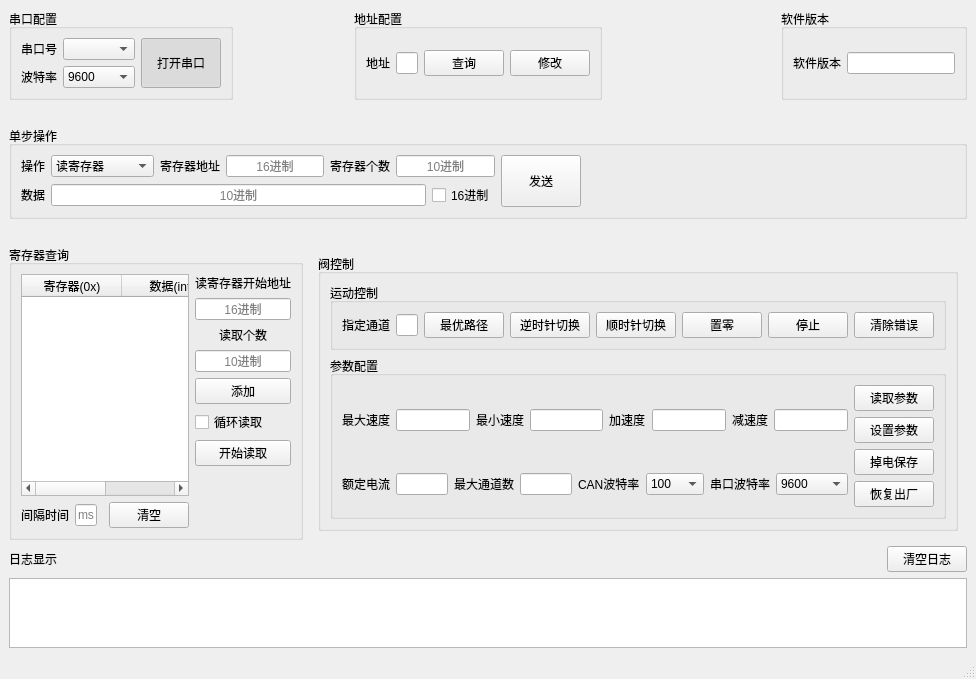
<?xml version="1.0" encoding="UTF-8"?>
<ui version="4.0">
 <class>MainWindow</class>
 <widget class="QMainWindow" name="MainWindow">
  <property name="enabled">
   <bool>true</bool>
  </property>
  <property name="geometry">
   <rect>
    <x>0</x>
    <y>0</y>
    <width>969</width>
    <height>656</height>
   </rect>
  </property>
  <property name="sizePolicy">
   <sizepolicy hsizetype="Preferred" vsizetype="Preferred">
    <horstretch>0</horstretch>
    <verstretch>0</verstretch>
   </sizepolicy>
  </property>
  <property name="windowTitle">
   <string>MainWindow</string>
  </property>
  <widget class="QWidget" name="centralwidget">
   <layout class="QVBoxLayout" name="verticalLayout_2" stretch="0,0,0,0,0,0">
    <item>
     <layout class="QHBoxLayout" name="horizontalLayout_10" stretch="1,4,1,6,8">
      <item>
       <widget class="QGroupBox" name="groupBox_2">
        <property name="title">
         <string>串口配置</string>
        </property>
        <layout class="QGridLayout" name="gridLayout">
         <item row="0" column="0">
          <widget class="QLabel" name="label">
           <property name="text">
            <string>串口号</string>
           </property>
           <property name="alignment">
            <set>Qt::AlignCenter</set>
           </property>
          </widget>
         </item>
         <item row="0" column="1">
          <widget class="QComboBox" name="SerialcomboBox">
           <property name="enabled">
            <bool>true</bool>
           </property>
          </widget>
         </item>
         <item row="1" column="0">
          <widget class="QLabel" name="label_2">
           <property name="text">
            <string>波特率</string>
           </property>
           <property name="alignment">
            <set>Qt::AlignCenter</set>
           </property>
          </widget>
         </item>
         <item row="1" column="1">
          <widget class="QComboBox" name="BaudratecomboBox">
           <property name="enabled">
            <bool>true</bool>
           </property>
           <item>
            <property name="text">
             <string>9600</string>
            </property>
           </item>
           <item>
            <property name="text">
             <string>19200</string>
            </property>
           </item>
           <item>
            <property name="text">
             <string>38400</string>
            </property>
           </item>
           <item>
            <property name="text">
             <string>57600</string>
            </property>
           </item>
           <item>
            <property name="text">
             <string>115200</string>
            </property>
           </item>
          </widget>
         </item>
         <item row="0" column="2" rowspan="2">
          <widget class="QPushButton" name="pushButton">
           <property name="sizePolicy">
            <sizepolicy hsizetype="Preferred" vsizetype="Preferred">
             <horstretch>0</horstretch>
             <verstretch>0</verstretch>
            </sizepolicy>
           </property>
           <property name="text">
            <string>打开串口</string>
           </property>
           <property name="checkable">
            <bool>true</bool>
           </property>
           <property name="checked">
            <bool>true</bool>
           </property>
          </widget>
         </item>
        </layout>
       </widget>
      </item>
      <item>
       <spacer name="horizontalSpacer_4">
        <property name="orientation">
         <enum>Qt::Horizontal</enum>
        </property>
        <property name="sizeHint" stdset="0">
         <size>
          <width>40</width>
          <height>20</height>
         </size>
        </property>
       </spacer>
      </item>
      <item>
       <widget class="QGroupBox" name="groupBox_3">
        <property name="title">
         <string>地址配置</string>
        </property>
        <layout class="QHBoxLayout" name="horizontalLayout" stretch="2,1,2,2">
         <item>
          <widget class="QLabel" name="label_3">
           <property name="sizePolicy">
            <sizepolicy hsizetype="Fixed" vsizetype="Preferred">
             <horstretch>0</horstretch>
             <verstretch>0</verstretch>
            </sizepolicy>
           </property>
           <property name="text">
            <string>地址</string>
           </property>
          </widget>
         </item>
         <item>
          <widget class="QLineEdit" name="AddrlineEdit">
           <property name="sizePolicy">
            <sizepolicy hsizetype="Preferred" vsizetype="Fixed">
             <horstretch>0</horstretch>
             <verstretch>0</verstretch>
            </sizepolicy>
           </property>
           <property name="alignment">
            <set>Qt::AlignCenter</set>
           </property>
          </widget>
         </item>
         <item>
          <widget class="QPushButton" name="CheckAddr">
           <property name="sizePolicy">
            <sizepolicy hsizetype="Fixed" vsizetype="Fixed">
             <horstretch>0</horstretch>
             <verstretch>0</verstretch>
            </sizepolicy>
           </property>
           <property name="text">
            <string>查询</string>
           </property>
          </widget>
         </item>
         <item>
          <widget class="QPushButton" name="ChangeAddr">
           <property name="sizePolicy">
            <sizepolicy hsizetype="Expanding" vsizetype="Fixed">
             <horstretch>0</horstretch>
             <verstretch>0</verstretch>
            </sizepolicy>
           </property>
           <property name="text">
            <string>修改</string>
           </property>
          </widget>
         </item>
        </layout>
       </widget>
      </item>
      <item>
       <spacer name="horizontalSpacer_5">
        <property name="orientation">
         <enum>Qt::Horizontal</enum>
        </property>
        <property name="sizeHint" stdset="0">
         <size>
          <width>40</width>
          <height>20</height>
         </size>
        </property>
       </spacer>
      </item>
      <item>
       <widget class="QGroupBox" name="groupBox_4">
        <property name="sizePolicy">
         <sizepolicy hsizetype="Fixed" vsizetype="Preferred">
          <horstretch>0</horstretch>
          <verstretch>0</verstretch>
         </sizepolicy>
        </property>
        <property name="title">
         <string>软件版本</string>
        </property>
        <layout class="QHBoxLayout" name="horizontalLayout_2">
         <item>
          <widget class="QLabel" name="label_10">
           <property name="text">
            <string>软件版本</string>
           </property>
          </widget>
         </item>
         <item>
          <widget class="QLineEdit" name="VersionlineEdit">
           <property name="sizePolicy">
            <sizepolicy hsizetype="Fixed" vsizetype="Fixed">
             <horstretch>0</horstretch>
             <verstretch>0</verstretch>
            </sizepolicy>
           </property>
           <property name="alignment">
            <set>Qt::AlignCenter</set>
           </property>
          </widget>
         </item>
        </layout>
       </widget>
      </item>
     </layout>
    </item>
    <item>
     <spacer name="horizontalSpacer_2">
      <property name="orientation">
       <enum>Qt::Horizontal</enum>
      </property>
      <property name="sizeHint" stdset="0">
       <size>
        <width>1003</width>
        <height>20</height>
       </size>
      </property>
     </spacer>
    </item>
    <item>
     <widget class="QGroupBox" name="groupBox">
      <property name="title">
       <string>单步操作</string>
      </property>
      <layout class="QHBoxLayout" name="horizontalLayout_7" stretch="3,2">
       <property name="leftMargin">
        <number>9</number>
       </property>
       <property name="topMargin">
        <number>9</number>
       </property>
       <property name="rightMargin">
        <number>9</number>
       </property>
       <property name="bottomMargin">
        <number>9</number>
       </property>
       <item>
        <layout class="QGridLayout" name="gridLayout_2">
         <item row="0" column="0">
          <layout class="QHBoxLayout" name="horizontalLayout_3">
           <item>
            <widget class="QLabel" name="label_4">
             <property name="text">
              <string>操作</string>
             </property>
             <property name="alignment">
              <set>Qt::AlignCenter</set>
             </property>
            </widget>
           </item>
           <item>
            <widget class="QComboBox" name="ReadWritecomboBox">
             <property name="iconSize">
              <size>
               <width>16</width>
               <height>16</height>
              </size>
             </property>
             <item>
              <property name="text">
               <string>读寄存器</string>
              </property>
             </item>
             <item>
              <property name="text">
               <string>写单个寄存器</string>
              </property>
             </item>
             <item>
              <property name="text">
               <string>写多个寄存器</string>
              </property>
             </item>
            </widget>
           </item>
          </layout>
         </item>
         <item row="0" column="1">
          <layout class="QHBoxLayout" name="horizontalLayout_4">
           <property name="bottomMargin">
            <number>0</number>
           </property>
           <item>
            <widget class="QLabel" name="label_6">
             <property name="text">
              <string>寄存器地址</string>
             </property>
            </widget>
           </item>
           <item>
            <widget class="QLineEdit" name="RegAddrlineEdit">
             <property name="sizePolicy">
              <sizepolicy hsizetype="Preferred" vsizetype="Fixed">
               <horstretch>0</horstretch>
               <verstretch>0</verstretch>
              </sizepolicy>
             </property>
             <property name="minimumSize">
              <size>
               <width>0</width>
               <height>0</height>
              </size>
             </property>
             <property name="whatsThis">
              <string>&lt;html&gt;&lt;head/&gt;&lt;body&gt;&lt;p&gt;&lt;br/&gt;&lt;/p&gt;&lt;/body&gt;&lt;/html&gt;</string>
             </property>
             <property name="text">
              <string/>
             </property>
             <property name="alignment">
              <set>Qt::AlignCenter</set>
             </property>
             <property name="placeholderText">
              <string>16进制</string>
             </property>
            </widget>
           </item>
          </layout>
         </item>
         <item row="0" column="2">
          <layout class="QHBoxLayout" name="horizontalLayout_5">
           <item>
            <widget class="QLabel" name="label_11">
             <property name="text">
              <string>寄存器个数</string>
             </property>
            </widget>
           </item>
           <item>
            <widget class="QLineEdit" name="WriteNumlineEdit">
             <property name="sizePolicy">
              <sizepolicy hsizetype="Preferred" vsizetype="Fixed">
               <horstretch>0</horstretch>
               <verstretch>0</verstretch>
              </sizepolicy>
             </property>
             <property name="whatsThis">
              <string>&lt;html&gt;&lt;head/&gt;&lt;body&gt;&lt;p&gt;&lt;br/&gt;&lt;/p&gt;&lt;/body&gt;&lt;/html&gt;</string>
             </property>
             <property name="text">
              <string/>
             </property>
             <property name="alignment">
              <set>Qt::AlignCenter</set>
             </property>
             <property name="placeholderText">
              <string>10进制</string>
             </property>
            </widget>
           </item>
          </layout>
         </item>
         <item row="0" column="3" rowspan="2">
          <widget class="QPushButton" name="CmdSendpushButton">
           <property name="sizePolicy">
            <sizepolicy hsizetype="Minimum" vsizetype="Preferred">
             <horstretch>0</horstretch>
             <verstretch>0</verstretch>
            </sizepolicy>
           </property>
           <property name="text">
            <string>发送</string>
           </property>
          </widget>
         </item>
         <item row="1" column="0" colspan="3">
          <layout class="QHBoxLayout" name="horizontalLayout_6">
           <property name="spacing">
            <number>6</number>
           </property>
           <property name="bottomMargin">
            <number>0</number>
           </property>
           <item>
            <widget class="QLabel" name="label_5">
             <property name="text">
              <string>数据</string>
             </property>
             <property name="alignment">
              <set>Qt::AlignCenter</set>
             </property>
            </widget>
           </item>
           <item>
            <widget class="QLineEdit" name="DatalineEdit">
             <property name="alignment">
              <set>Qt::AlignCenter</set>
             </property>
             <property name="placeholderText">
              <string>10进制</string>
             </property>
            </widget>
           </item>
           <item>
            <widget class="QCheckBox" name="HexcheckBox">
             <property name="text">
              <string>16进制</string>
             </property>
            </widget>
           </item>
          </layout>
         </item>
        </layout>
       </item>
       <item>
        <spacer name="horizontalSpacer">
         <property name="orientation">
          <enum>Qt::Horizontal</enum>
         </property>
         <property name="sizeHint" stdset="0">
          <size>
           <width>40</width>
           <height>20</height>
          </size>
         </property>
        </spacer>
       </item>
      </layout>
     </widget>
    </item>
    <item>
     <spacer name="horizontalSpacer_3">
      <property name="orientation">
       <enum>Qt::Horizontal</enum>
      </property>
      <property name="sizeHint" stdset="0">
       <size>
        <width>968</width>
        <height>20</height>
       </size>
      </property>
     </spacer>
    </item>
    <item>
     <layout class="QHBoxLayout" name="horizontalLayout_8">
      <item>
       <widget class="QGroupBox" name="groupBox_5">
        <property name="sizePolicy">
         <sizepolicy hsizetype="Preferred" vsizetype="Preferred">
          <horstretch>0</horstretch>
          <verstretch>0</verstretch>
         </sizepolicy>
        </property>
        <property name="maximumSize">
         <size>
          <width>16777215</width>
          <height>320</height>
         </size>
        </property>
        <property name="title">
         <string>寄存器查询</string>
        </property>
        <layout class="QHBoxLayout" name="horizontalLayout_9">
         <item>
          <layout class="QGridLayout" name="gridLayout_3">
           <item row="1" column="2">
            <spacer name="horizontalSpacer_10">
             <property name="orientation">
              <enum>Qt::Horizontal</enum>
             </property>
             <property name="sizeHint" stdset="0">
              <size>
               <width>38</width>
               <height>20</height>
              </size>
             </property>
            </spacer>
           </item>
           <item row="1" column="3">
            <widget class="QPushButton" name="ClearLinespushButton">
             <property name="sizePolicy">
              <sizepolicy hsizetype="Preferred" vsizetype="Fixed">
               <horstretch>0</horstretch>
               <verstretch>0</verstretch>
              </sizepolicy>
             </property>
             <property name="text">
              <string>清空</string>
             </property>
            </widget>
           </item>
           <item row="1" column="0">
            <widget class="QLabel" name="label_12">
             <property name="text">
              <string>间隔时间</string>
             </property>
            </widget>
           </item>
           <item row="1" column="1">
            <widget class="QLineEdit" name="GapTimelineEdit">
             <property name="sizePolicy">
              <sizepolicy hsizetype="Maximum" vsizetype="Fixed">
               <horstretch>0</horstretch>
               <verstretch>0</verstretch>
              </sizepolicy>
             </property>
             <property name="maximumSize">
              <size>
               <width>40</width>
               <height>16777215</height>
              </size>
             </property>
             <property name="alignment">
              <set>Qt::AlignCenter</set>
             </property>
             <property name="placeholderText">
              <string>ms</string>
             </property>
            </widget>
           </item>
           <item row="0" column="0" colspan="4">
            <widget class="QTableWidget" name="ReadMultableWidget">
             <property name="sizePolicy">
              <sizepolicy hsizetype="Preferred" vsizetype="Preferred">
               <horstretch>0</horstretch>
               <verstretch>0</verstretch>
              </sizepolicy>
             </property>
             <property name="minimumSize">
              <size>
               <width>150</width>
               <height>0</height>
              </size>
             </property>
             <property name="textElideMode">
              <enum>Qt::ElideMiddle</enum>
             </property>
             <column>
              <property name="text">
               <string>寄存器(0x)</string>
              </property>
              <property name="textAlignment">
               <set>AlignCenter</set>
              </property>
             </column>
             <column>
              <property name="text">
               <string>数据(int)</string>
              </property>
              <property name="textAlignment">
               <set>AlignCenter</set>
              </property>
             </column>
            </widget>
           </item>
          </layout>
         </item>
         <item>
          <layout class="QVBoxLayout" name="verticalLayout">
           <item>
            <widget class="QLabel" name="label_7">
             <property name="sizePolicy">
              <sizepolicy hsizetype="Preferred" vsizetype="Fixed">
               <horstretch>0</horstretch>
               <verstretch>0</verstretch>
              </sizepolicy>
             </property>
             <property name="text">
              <string>读寄存器开始地址</string>
             </property>
            </widget>
           </item>
           <item>
            <widget class="QLineEdit" name="RegStartlineEdit">
             <property name="sizePolicy">
              <sizepolicy hsizetype="Maximum" vsizetype="Fixed">
               <horstretch>0</horstretch>
               <verstretch>0</verstretch>
              </sizepolicy>
             </property>
             <property name="maximumSize">
              <size>
               <width>100</width>
               <height>16777215</height>
              </size>
             </property>
             <property name="alignment">
              <set>Qt::AlignCenter</set>
             </property>
             <property name="placeholderText">
              <string>16进制</string>
             </property>
            </widget>
           </item>
           <item>
            <widget class="QLabel" name="label_8">
             <property name="sizePolicy">
              <sizepolicy hsizetype="Preferred" vsizetype="Fixed">
               <horstretch>0</horstretch>
               <verstretch>0</verstretch>
              </sizepolicy>
             </property>
             <property name="text">
              <string>读取个数</string>
             </property>
             <property name="alignment">
              <set>Qt::AlignCenter</set>
             </property>
            </widget>
           </item>
           <item>
            <widget class="QLineEdit" name="ReadNumlineEdit">
             <property name="sizePolicy">
              <sizepolicy hsizetype="Maximum" vsizetype="Fixed">
               <horstretch>0</horstretch>
               <verstretch>0</verstretch>
              </sizepolicy>
             </property>
             <property name="maximumSize">
              <size>
               <width>100</width>
               <height>16777215</height>
              </size>
             </property>
             <property name="alignment">
              <set>Qt::AlignCenter</set>
             </property>
             <property name="placeholderText">
              <string>10进制</string>
             </property>
            </widget>
           </item>
           <item>
            <widget class="QPushButton" name="AddRowpushButton">
             <property name="text">
              <string>添加</string>
             </property>
            </widget>
           </item>
           <item>
            <widget class="QCheckBox" name="LoopReadcheckBox">
             <property name="sizePolicy">
              <sizepolicy hsizetype="Minimum" vsizetype="Fixed">
               <horstretch>0</horstretch>
               <verstretch>0</verstretch>
              </sizepolicy>
             </property>
             <property name="baseSize">
              <size>
               <width>0</width>
               <height>0</height>
              </size>
             </property>
             <property name="text">
              <string>循环读取</string>
             </property>
            </widget>
           </item>
           <item>
            <widget class="QPushButton" name="StartReadpushButton">
             <property name="text">
              <string>开始读取</string>
             </property>
            </widget>
           </item>
           <item>
            <spacer name="verticalSpacer">
             <property name="orientation">
              <enum>Qt::Vertical</enum>
             </property>
             <property name="sizeHint" stdset="0">
              <size>
               <width>20</width>
               <height>40</height>
              </size>
             </property>
            </spacer>
           </item>
          </layout>
         </item>
        </layout>
       </widget>
      </item>
      <item>
       <widget class="QWidget" name="Fncwidget" native="true">
        <property name="enabled">
         <bool>true</bool>
        </property>
        <layout class="QGridLayout" name="gridLayout_5">
         <item row="0" column="0">
          <widget class="QGroupBox" name="groupBox_6">
           <property name="enabled">
            <bool>true</bool>
           </property>
           <property name="sizePolicy">
            <sizepolicy hsizetype="Preferred" vsizetype="Preferred">
             <horstretch>0</horstretch>
             <verstretch>0</verstretch>
            </sizepolicy>
           </property>
           <property name="maximumSize">
            <size>
             <width>16777215</width>
             <height>320</height>
            </size>
           </property>
           <property name="title">
            <string>阀控制</string>
           </property>
           <layout class="QVBoxLayout" name="verticalLayout_4" stretch="1,4">
            <item>
             <widget class="QGroupBox" name="groupBox_7">
              <property name="sizePolicy">
               <sizepolicy hsizetype="Preferred" vsizetype="Preferred">
                <horstretch>0</horstretch>
                <verstretch>0</verstretch>
               </sizepolicy>
              </property>
              <property name="title">
               <string>运动控制</string>
              </property>
              <layout class="QHBoxLayout" name="horizontalLayout_12">
               <item>
                <widget class="QLabel" name="label_13">
                 <property name="sizePolicy">
                  <sizepolicy hsizetype="Fixed" vsizetype="Fixed">
                   <horstretch>0</horstretch>
                   <verstretch>0</verstretch>
                  </sizepolicy>
                 </property>
                 <property name="text">
                  <string>指定通道</string>
                 </property>
                </widget>
               </item>
               <item>
                <widget class="QLineEdit" name="TargetChlineEdit">
                 <property name="sizePolicy">
                  <sizepolicy hsizetype="Preferred" vsizetype="Fixed">
                   <horstretch>0</horstretch>
                   <verstretch>0</verstretch>
                  </sizepolicy>
                 </property>
                 <property name="maximumSize">
                  <size>
                   <width>40</width>
                   <height>16777215</height>
                  </size>
                 </property>
                 <property name="alignment">
                  <set>Qt::AlignCenter</set>
                 </property>
                </widget>
               </item>
               <item>
                <widget class="QPushButton" name="FastSwitchpushButton">
                 <property name="sizePolicy">
                  <sizepolicy hsizetype="Preferred" vsizetype="Fixed">
                   <horstretch>0</horstretch>
                   <verstretch>0</verstretch>
                  </sizepolicy>
                 </property>
                 <property name="text">
                  <string>最优路径</string>
                 </property>
                </widget>
               </item>
               <item>
                <widget class="QPushButton" name="CounterclockwisepushButton">
                 <property name="sizePolicy">
                  <sizepolicy hsizetype="Preferred" vsizetype="Fixed">
                   <horstretch>0</horstretch>
                   <verstretch>0</verstretch>
                  </sizepolicy>
                 </property>
                 <property name="text">
                  <string>逆时针切换</string>
                 </property>
                </widget>
               </item>
               <item>
                <widget class="QPushButton" name="ClockwisepushButton">
                 <property name="sizePolicy">
                  <sizepolicy hsizetype="Preferred" vsizetype="Fixed">
                   <horstretch>0</horstretch>
                   <verstretch>0</verstretch>
                  </sizepolicy>
                 </property>
                 <property name="text">
                  <string>顺时针切换</string>
                 </property>
                </widget>
               </item>
               <item>
                <widget class="QPushButton" name="InitpushButton">
                 <property name="sizePolicy">
                  <sizepolicy hsizetype="Preferred" vsizetype="Fixed">
                   <horstretch>0</horstretch>
                   <verstretch>0</verstretch>
                  </sizepolicy>
                 </property>
                 <property name="text">
                  <string>置零</string>
                 </property>
                </widget>
               </item>
               <item>
                <widget class="QPushButton" name="StoppushButton">
                 <property name="sizePolicy">
                  <sizepolicy hsizetype="Preferred" vsizetype="Fixed">
                   <horstretch>0</horstretch>
                   <verstretch>0</verstretch>
                  </sizepolicy>
                 </property>
                 <property name="text">
                  <string>停止</string>
                 </property>
                </widget>
               </item>
               <item>
                <widget class="QPushButton" name="ClearErrorpushButton">
                 <property name="sizePolicy">
                  <sizepolicy hsizetype="Preferred" vsizetype="Fixed">
                   <horstretch>0</horstretch>
                   <verstretch>0</verstretch>
                  </sizepolicy>
                 </property>
                 <property name="text">
                  <string>清除错误</string>
                 </property>
                </widget>
               </item>
              </layout>
             </widget>
            </item>
            <item>
             <widget class="QGroupBox" name="groupBox_8">
              <property name="title">
               <string>参数配置</string>
              </property>
              <layout class="QGridLayout" name="gridLayout_4">
               <item row="0" column="0">
                <layout class="QHBoxLayout" name="horizontalLayout_13" stretch="1,2,1,2,1,2,1,2">
                 <item>
                  <widget class="QLabel" name="label_14">
                   <property name="sizePolicy">
                    <sizepolicy hsizetype="Preferred" vsizetype="Preferred">
                     <horstretch>0</horstretch>
                     <verstretch>0</verstretch>
                    </sizepolicy>
                   </property>
                   <property name="text">
                    <string>最大速度</string>
                   </property>
                  </widget>
                 </item>
                 <item>
                  <widget class="QLineEdit" name="MaxSpeedlineEdit">
                   <property name="sizePolicy">
                    <sizepolicy hsizetype="Preferred" vsizetype="Fixed">
                     <horstretch>0</horstretch>
                     <verstretch>0</verstretch>
                    </sizepolicy>
                   </property>
                   <property name="alignment">
                    <set>Qt::AlignCenter</set>
                   </property>
                  </widget>
                 </item>
                 <item>
                  <widget class="QLabel" name="label_15">
                   <property name="sizePolicy">
                    <sizepolicy hsizetype="Preferred" vsizetype="Preferred">
                     <horstretch>0</horstretch>
                     <verstretch>0</verstretch>
                    </sizepolicy>
                   </property>
                   <property name="text">
                    <string>最小速度</string>
                   </property>
                  </widget>
                 </item>
                 <item>
                  <widget class="QLineEdit" name="MinSpeedlineEdit">
                   <property name="sizePolicy">
                    <sizepolicy hsizetype="Preferred" vsizetype="Fixed">
                     <horstretch>0</horstretch>
                     <verstretch>0</verstretch>
                    </sizepolicy>
                   </property>
                   <property name="alignment">
                    <set>Qt::AlignCenter</set>
                   </property>
                  </widget>
                 </item>
                 <item>
                  <widget class="QLabel" name="label_16">
                   <property name="text">
                    <string>加速度</string>
                   </property>
                  </widget>
                 </item>
                 <item>
                  <widget class="QLineEdit" name="AcclineEdit">
                   <property name="sizePolicy">
                    <sizepolicy hsizetype="Preferred" vsizetype="Fixed">
                     <horstretch>0</horstretch>
                     <verstretch>0</verstretch>
                    </sizepolicy>
                   </property>
                   <property name="alignment">
                    <set>Qt::AlignCenter</set>
                   </property>
                  </widget>
                 </item>
                 <item>
                  <widget class="QLabel" name="label_17">
                   <property name="text">
                    <string>减速度</string>
                   </property>
                  </widget>
                 </item>
                 <item>
                  <widget class="QLineEdit" name="DeclineEdit">
                   <property name="sizePolicy">
                    <sizepolicy hsizetype="Preferred" vsizetype="Fixed">
                     <horstretch>0</horstretch>
                     <verstretch>0</verstretch>
                    </sizepolicy>
                   </property>
                   <property name="alignment">
                    <set>Qt::AlignCenter</set>
                   </property>
                  </widget>
                 </item>
                </layout>
               </item>
               <item row="0" column="1" rowspan="2">
                <layout class="QVBoxLayout" name="verticalLayout_3">
                 <item>
                  <widget class="QPushButton" name="ReadPara_pushButton">
                   <property name="sizePolicy">
                    <sizepolicy hsizetype="Preferred" vsizetype="Fixed">
                     <horstretch>0</horstretch>
                     <verstretch>0</verstretch>
                    </sizepolicy>
                   </property>
                   <property name="text">
                    <string>读取参数</string>
                   </property>
                  </widget>
                 </item>
                 <item>
                  <widget class="QPushButton" name="SetParapushButton">
                   <property name="sizePolicy">
                    <sizepolicy hsizetype="Preferred" vsizetype="Fixed">
                     <horstretch>0</horstretch>
                     <verstretch>0</verstretch>
                    </sizepolicy>
                   </property>
                   <property name="text">
                    <string>设置参数</string>
                   </property>
                  </widget>
                 </item>
                 <item>
                  <widget class="QPushButton" name="SavepushButton">
                   <property name="sizePolicy">
                    <sizepolicy hsizetype="Preferred" vsizetype="Fixed">
                     <horstretch>0</horstretch>
                     <verstretch>0</verstretch>
                    </sizepolicy>
                   </property>
                   <property name="text">
                    <string>掉电保存</string>
                   </property>
                  </widget>
                 </item>
                 <item>
                  <widget class="QPushButton" name="ResetpushButton">
                   <property name="sizePolicy">
                    <sizepolicy hsizetype="Preferred" vsizetype="Fixed">
                     <horstretch>0</horstretch>
                     <verstretch>0</verstretch>
                    </sizepolicy>
                   </property>
                   <property name="text">
                    <string>恢复出厂</string>
                   </property>
                  </widget>
                 </item>
                </layout>
               </item>
               <item row="1" column="0">
                <layout class="QHBoxLayout" name="horizontalLayout_14">
                 <item>
                  <widget class="QLabel" name="label_18">
                   <property name="text">
                    <string>额定电流</string>
                   </property>
                  </widget>
                 </item>
                 <item>
                  <widget class="QLineEdit" name="CurrentlineEdit">
                   <property name="sizePolicy">
                    <sizepolicy hsizetype="Preferred" vsizetype="Fixed">
                     <horstretch>0</horstretch>
                     <verstretch>0</verstretch>
                    </sizepolicy>
                   </property>
                   <property name="alignment">
                    <set>Qt::AlignCenter</set>
                   </property>
                   <property name="placeholderText">
                    <string/>
                   </property>
                  </widget>
                 </item>
                 <item>
                  <widget class="QLabel" name="label_19">
                   <property name="sizePolicy">
                    <sizepolicy hsizetype="Preferred" vsizetype="Preferred">
                     <horstretch>0</horstretch>
                     <verstretch>0</verstretch>
                    </sizepolicy>
                   </property>
                   <property name="text">
                    <string>最大通道数</string>
                   </property>
                  </widget>
                 </item>
                 <item>
                  <widget class="QLineEdit" name="MaxChlineEdit">
                   <property name="sizePolicy">
                    <sizepolicy hsizetype="Preferred" vsizetype="Fixed">
                     <horstretch>0</horstretch>
                     <verstretch>0</verstretch>
                    </sizepolicy>
                   </property>
                   <property name="alignment">
                    <set>Qt::AlignCenter</set>
                   </property>
                  </widget>
                 </item>
                 <item>
                  <widget class="QLabel" name="label_20">
                   <property name="text">
                    <string>CAN波特率</string>
                   </property>
                  </widget>
                 </item>
                 <item>
                  <widget class="QComboBox" name="CANBaudRatecomboBox">
                   <property name="sizePolicy">
                    <sizepolicy hsizetype="Preferred" vsizetype="Fixed">
                     <horstretch>0</horstretch>
                     <verstretch>0</verstretch>
                    </sizepolicy>
                   </property>
                   <property name="insertPolicy">
                    <enum>QComboBox::InsertAtBottom</enum>
                   </property>
                   <property name="sizeAdjustPolicy">
                    <enum>QComboBox::AdjustToContentsOnFirstShow</enum>
                   </property>
                   <item>
                    <property name="text">
                     <string>100</string>
                    </property>
                   </item>
                   <item>
                    <property name="text">
                     <string>125</string>
                    </property>
                   </item>
                   <item>
                    <property name="text">
                     <string>250</string>
                    </property>
                   </item>
                   <item>
                    <property name="text">
                     <string>500</string>
                    </property>
                   </item>
                   <item>
                    <property name="text">
                     <string>800</string>
                    </property>
                   </item>
                   <item>
                    <property name="text">
                     <string>1000</string>
                    </property>
                   </item>
                  </widget>
                 </item>
                 <item>
                  <widget class="QLabel" name="label_21">
                   <property name="sizePolicy">
                    <sizepolicy hsizetype="Preferred" vsizetype="Preferred">
                     <horstretch>0</horstretch>
                     <verstretch>0</verstretch>
                    </sizepolicy>
                   </property>
                   <property name="text">
                    <string>串口波特率</string>
                   </property>
                  </widget>
                 </item>
                 <item>
                  <widget class="QComboBox" name="SerBaudRatecomboBox">
                   <property name="sizePolicy">
                    <sizepolicy hsizetype="Preferred" vsizetype="Fixed">
                     <horstretch>0</horstretch>
                     <verstretch>0</verstretch>
                    </sizepolicy>
                   </property>
                   <item>
                    <property name="text">
                     <string>9600</string>
                    </property>
                   </item>
                   <item>
                    <property name="text">
                     <string>19200</string>
                    </property>
                   </item>
                   <item>
                    <property name="text">
                     <string>38400</string>
                    </property>
                   </item>
                   <item>
                    <property name="text">
                     <string>57600</string>
                    </property>
                   </item>
                   <item>
                    <property name="text">
                     <string>115200</string>
                    </property>
                   </item>
                  </widget>
                 </item>
                </layout>
               </item>
              </layout>
             </widget>
            </item>
           </layout>
          </widget>
         </item>
        </layout>
       </widget>
      </item>
     </layout>
    </item>
    <item>
     <layout class="QGridLayout" name="gridLayout_7">
      <property name="horizontalSpacing">
       <number>0</number>
      </property>
      <property name="verticalSpacing">
       <number>6</number>
      </property>
      <item row="0" column="1">
       <spacer name="horizontalSpacer_8">
        <property name="orientation">
         <enum>Qt::Horizontal</enum>
        </property>
        <property name="sizeHint" stdset="0">
         <size>
          <width>858</width>
          <height>18</height>
         </size>
        </property>
       </spacer>
      </item>
      <item row="2" column="0" colspan="3">
       <widget class="QPlainTextEdit" name="LogplainTextEdit">
        <property name="sizePolicy">
         <sizepolicy hsizetype="Preferred" vsizetype="Expanding">
          <horstretch>0</horstretch>
          <verstretch>0</verstretch>
         </sizepolicy>
        </property>
       </widget>
      </item>
      <item row="0" column="2">
       <widget class="QPushButton" name="ClearLogpushButton">
        <property name="text">
         <string>清空日志</string>
        </property>
       </widget>
      </item>
      <item row="0" column="0">
       <widget class="QLabel" name="label_9">
        <property name="text">
         <string>日志显示</string>
        </property>
       </widget>
      </item>
     </layout>
    </item>
   </layout>
  </widget>
  <widget class="QMenuBar" name="menubar">
   <property name="geometry">
    <rect>
     <x>0</x>
     <y>0</y>
     <width>969</width>
     <height>23</height>
    </rect>
   </property>
  </widget>
  <widget class="QStatusBar" name="statusbar"/>
 </widget>
 <resources/>
 <connections/>
</ui>
